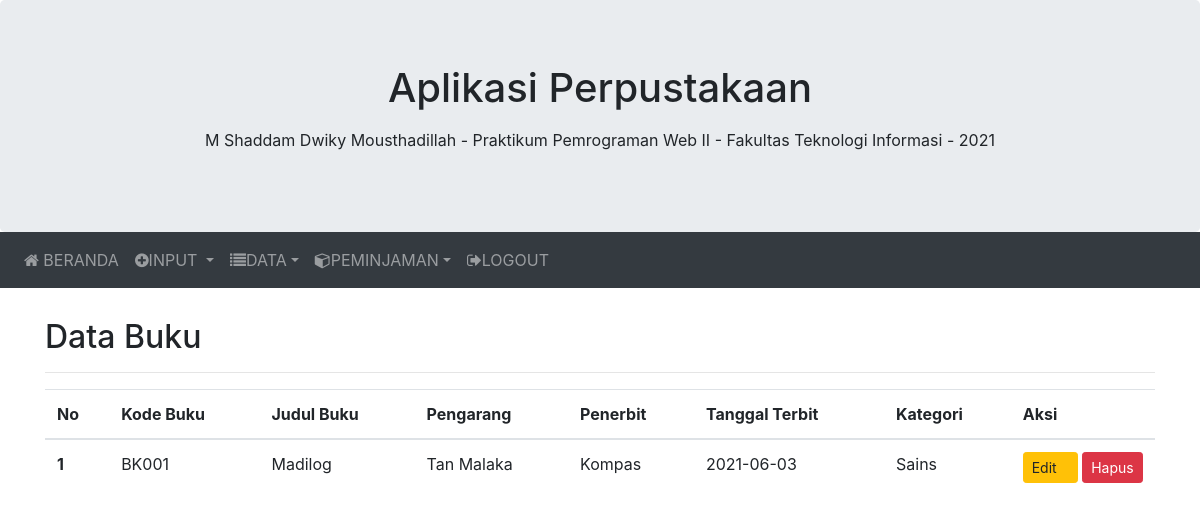
The page /data_buku.php (signed in) on the database its author committed.
### tables this page shows
CREATE TABLE `buku` (
  `kode_buku` varchar(11) NOT NULL,
  `judul_buku` varchar(100) NOT NULL,
  `pengarang` varchar(50) NOT NULL,
  `penerbit` varchar(50) NOT NULL,
  `tanggal_terbit` date NOT NULL,
  `kategori` varchar(50) NOT NULL
);

### data_buku.php (the view, shortened to what this page needs)
<?php
include 'header.php';
?>
<!DOCTYPE html>
<html lang="en">
<body>
	<div class="container" style="margin-top:30px">
 		<h2>Data Buku</h2>
 		<hr>
 		<table class="table table-hover">
 			<thead>
 				<tr>
 					<th>No</th>
					<th>Kode Buku</th>
					<th>Judul Buku</th>
					<th>Pengarang</th>
					<th>Penerbit</th>
					<th>Tanggal Terbit</th>
					<th>Kategori</th>
					<th width="13%">Aksi</th>
 				</tr>
 			</thead>
 			<tbody>
 				<?php
 					$no_urut = 0;
 					$sql = mysqli_query($Koneksi, "SELECT * from buku");
 					while($data = mysqli_fetch_array($sql)){ $no_urut++;
 				?>
 				<tr>
					<th><?php echo $no_urut ?></th>
					<td><?php echo $data['kode_buku'];?></td>
					<td><?php echo $data['judul_buku'];?></td>
					<td><?php echo $data['pengarang'];?></td>
					<td><?php echo $data['penerbit'];?></td>
					<td><?php echo $data['tanggal_terbit'];?></td>
					<td><?php echo $data['kategori'];?></td>
 					<td>
 					<a href="edit_buku.php?kode=<?php echo $data['kode_buku']; ?>" class="btn btn-warning btn-sm" style="padding-right:20px">Edit</a>
 					<a href="hapus_buku.php?kode=<?php echo $data['kode_buku']; ?>" class="btn btn-danger btn-sm" onClick="return confirm('Apakah anda yakin ingin menghapus data ini?')">Hapus</a>
 					</td>
 				</tr>
 				<?php
 					}
 				?>
 			</tbody>
		</table>
	</div>
</body>
</html>

### rows shown on the page
buku: kode_buku "BK001", judul_buku "Madilog", pengarang "Tan Malaka", penerbit "Kompas", tanggal_terbit "2021-06-03", kategori "Sains"

### other values the page prints
$nama "M Shaddam Dwiky Mousthadillah"
